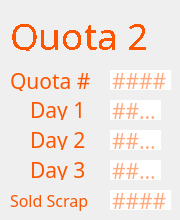
     <widget class="QWidget" name="page_2">
      <widget class="QLineEdit" name="q2">
       <property name="geometry">
        <rect>
         <x>110</x>
         <y>70</y>
         <width>61</width>
         <height>20</height>
        </rect>
       </property>
       <property name="font">
        <font>
         <family>IBM 3270</family>
         <pointsize>16</pointsize>
        </font>
       </property>
       <property name="styleSheet">
        <string notr="true">color: rgb(253, 85, 0);
border: none;</string>
       </property>
       <property name="text">
        <string/>
       </property>
       <property name="maxLength">
        <number>5</number>
       </property>
       <property name="readOnly">
        <bool>false</bool>
       </property>
       <property name="placeholderText">
        <string>####</string>
       </property>
      </widget>
      <widget class="QLineEdit" name="q2d2">
       <property name="geometry">
        <rect>
         <x>110</x>
         <y>130</y>
         <width>51</width>
         <height>20</height>
        </rect>
       </property>
       <property name="font">
        <font>
         <family>IBM 3270</family>
         <pointsize>16</pointsize>
        </font>
       </property>
       <property name="styleSheet">
        <string notr="true">color: rgb(253, 85, 0);
border: none;</string>
       </property>
       <property name="maxLength">
        <number>4</number>
       </property>
       <property name="placeholderText">
        <string>####</string>
       </property>
      </widget>
      <widget class="QLabel" name="label_2">
       <property name="geometry">
        <rect>
         <x>10</x>
         <y>10</y>
         <width>151</width>
         <height>41</height>
        </rect>
       </property>
       <property name="sizePolicy">
        <sizepolicy hsizetype="Fixed" vsizetype="Fixed">
         <horstretch>0</horstretch>
         <verstretch>0</verstretch>
        </sizepolicy>
       </property>
       <property name="font">
        <font>
         <family>IBM 3270</family>
         <pointsize>24</pointsize>
         <weight>50</weight>
         <italic>false</italic>
         <bold>false</bold>
         <stylestrategy>NoAntialias</stylestrategy>
        </font>
       </property>
       <property name="styleSheet">
        <string notr="true">font: 24pt &quot;IBM 3270&quot;;
color: rgb(253, 85, 0);</string>
       </property>
       <property name="text">
        <string>&lt;html&gt;&lt;head/&gt;&lt;body&gt;&lt;p&gt;&lt;span style=&quot; font-size:28pt;&quot;&gt;Quota 2&lt;/span&gt;&lt;/p&gt;&lt;/body&gt;&lt;/html&gt;</string>
       </property>
      </widget>
      <widget class="QLineEdit" name="q2d3">
       <property name="geometry">
        <rect>
         <x>110</x>
         <y>160</y>
         <width>51</width>
         <height>20</height>
        </rect>
       </property>
       <property name="font">
        <font>
         <family>IBM 3270</family>
         <pointsize>16</pointsize>
        </font>
       </property>
       <property name="styleSheet">
        <string notr="true">color: rgb(253, 85, 0);
border: none;</string>
       </property>
       <property name="maxLength">
        <number>4</number>
       </property>
       <property name="placeholderText">
        <string>####</string>
       </property>
      </widget>
      <widget class="QLineEdit" name="q2d1">
       <property name="geometry">
        <rect>
         <x>110</x>
         <y>100</y>
         <width>51</width>
         <height>20</height>
        </rect>
       </property>
       <property name="font">
        <font>
         <family>IBM 3270</family>
         <pointsize>16</pointsize>
         <weight>50</weight>
         <bold>false</bold>
        </font>
       </property>
       <property name="styleSheet">
        <string notr="true">color: rgb(253, 85, 0);
border: none;</string>
       </property>
       <property name="inputMethodHints">
        <set>Qt::ImhNone</set>
       </property>
       <property name="text">
        <string/>
       </property>
       <property name="maxLength">
        <number>4</number>
       </property>
       <property name="readOnly">
        <bool>false</bool>
       </property>
       <property name="placeholderText">
        <string>####</string>
       </property>
      </widget>
      <widget class="QLabel" name="label_3">
       <property name="geometry">
        <rect>
         <x>10</x>
         <y>70</y>
         <width>81</width>
         <height>21</height>
        </rect>
       </property>
       <property name="font">
        <font>
         <family>IBM 3270</family>
         <pointsize>16</pointsize>
        </font>
       </property>
       <property name="styleSheet">
        <string notr="true">color: rgb(253, 85, 0);</string>
       </property>
       <property name="text">
        <string>Quota #</string>
       </property>
      </widget>
      <widget class="QLabel" name="label_4">
       <property name="geometry">
        <rect>
         <x>30</x>
         <y>130</y>
         <width>61</width>
         <height>20</height>
        </rect>
       </property>
       <property name="font">
        <font>
         <family>IBM 3270</family>
         <pointsize>16</pointsize>
        </font>
       </property>
       <property name="styleSheet">
        <string notr="true">color: rgb(253, 85, 0);
border: none;</string>
       </property>
       <property name="text">
        <string>Day 2</string>
       </property>
      </widget>
      <widget class="QLabel" name="label_5">
       <property name="geometry">
        <rect>
         <x>30</x>
         <y>100</y>
         <width>61</width>
         <height>20</height>
        </rect>
       </property>
       <property name="font">
        <font>
         <family>IBM 3270</family>
         <pointsize>16</pointsize>
        </font>
       </property>
       <property name="styleSheet">
        <string notr="true">color: rgb(253, 85, 0);
border: none;</string>
       </property>
       <property name="text">
        <string>Day 1</string>
       </property>
      </widget>
      <widget class="QLabel" name="label_6">
       <property name="geometry">
        <rect>
         <x>30</x>
         <y>160</y>
         <width>61</width>
         <height>20</height>
        </rect>
       </property>
       <property name="font">
        <font>
         <family>IBM 3270</family>
         <pointsize>16</pointsize>
        </font>
       </property>
       <property name="styleSheet">
        <string notr="true">color: rgb(253, 85, 0);
border: none;</string>
       </property>
       <property name="text">
        <string>Day 3</string>
       </property>
      </widget>
      <widget class="QLabel" name="label_7">
       <property name="geometry">
        <rect>
         <x>10</x>
         <y>190</y>
         <width>91</width>
         <height>21</height>
        </rect>
       </property>
       <property name="font">
        <font>
         <family>IBM 3270</family>
         <pointsize>12</pointsize>
        </font>
       </property>
       <property name="styleSheet">
        <string notr="true">color: rgb(253, 85, 0);
border: none;</string>
       </property>
       <property name="text">
        <string>Sold Scrap</string>
       </property>
      </widget>
      <widget class="QLineEdit" name="q2sold">
       <property name="geometry">
        <rect>
         <x>110</x>
         <y>190</y>
         <width>61</width>
         <height>20</height>
        </rect>
       </property>
       <property name="font">
        <font>
         <family>IBM 3270</family>
         <pointsize>16</pointsize>
        </font>
       </property>
       <property name="styleSheet">
        <string notr="true">color: rgb(253, 85, 0);
border: none;</string>
       </property>
       <property name="maxLength">
        <number>5</number>
       </property>
       <property name="placeholderText">
        <string>####</string>
       </property>
      </widget>
     </widget>
